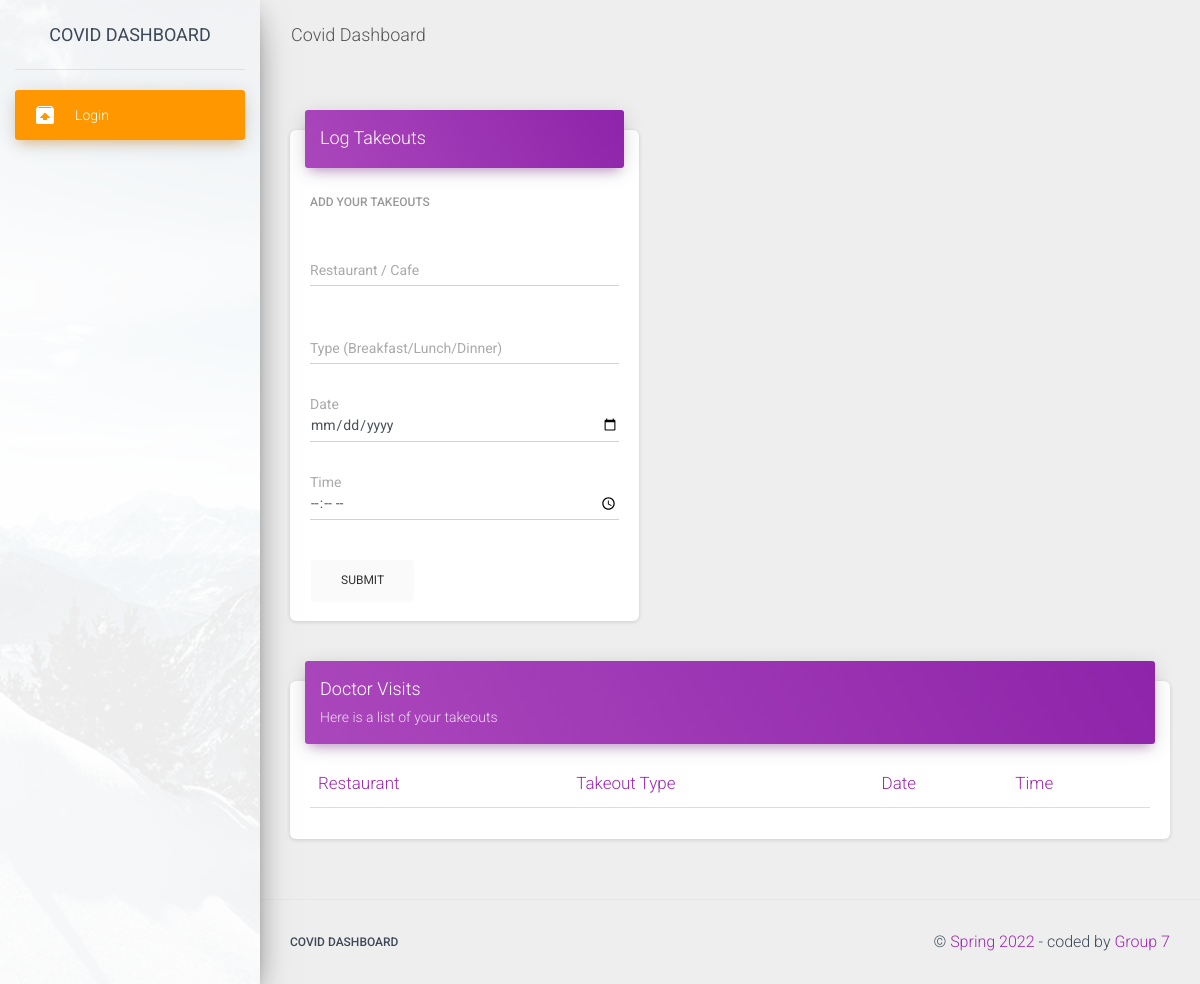
The page /takeouts on the database as committed earlier.
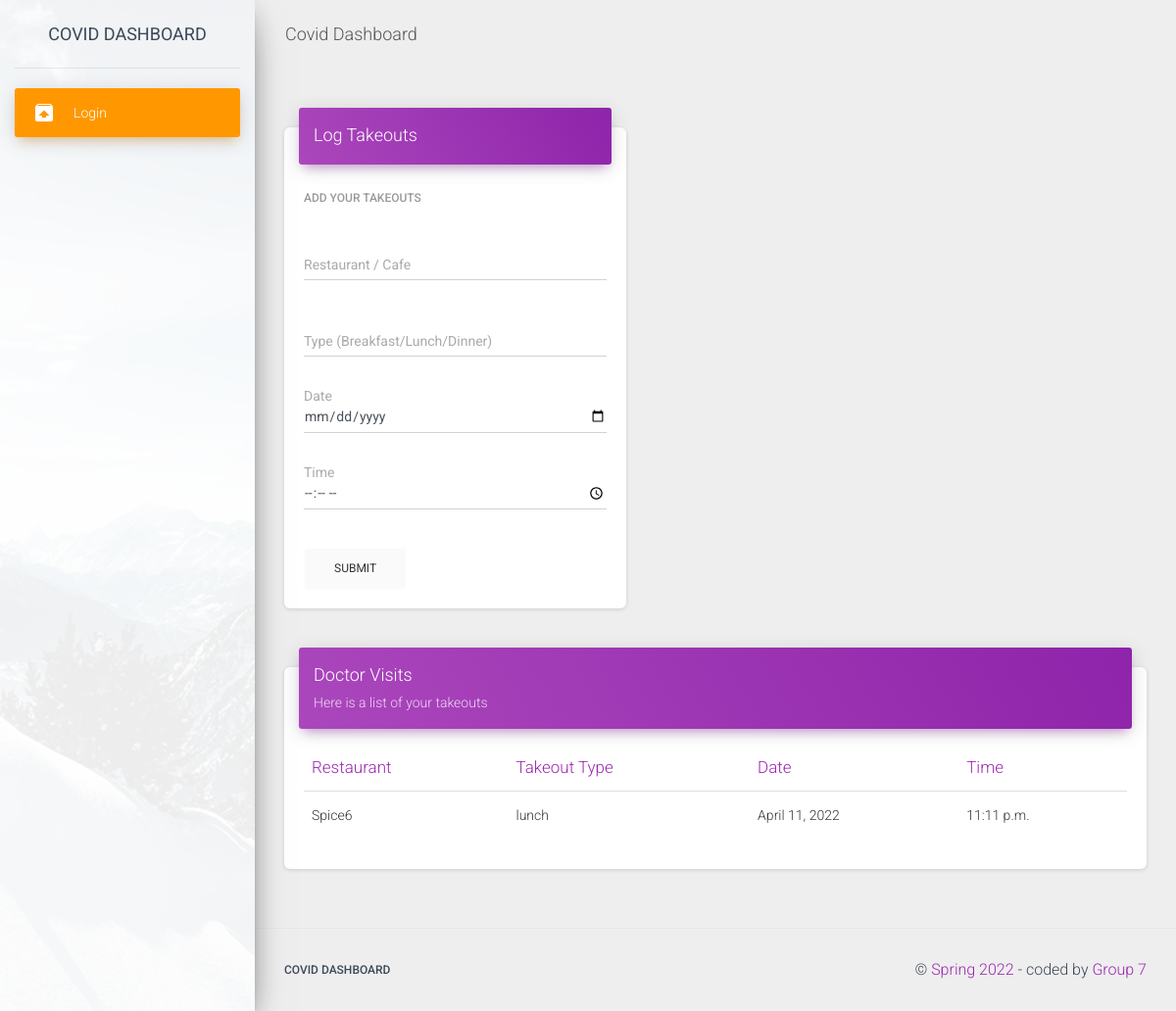
The same page on the database as committed later.
### apps/home/models.py (models this page shows, shortened)
class Takeouts(models.Model):
    restaurant = models.CharField('Restaurant / Cafe', max_length=120)
    type = models.CharField('Type', max_length=500, blank=True, null=True)
    date = models.DateField('Date', blank=True, null=True)
    time = models.TimeField('Time', blank=True, null=True)
    user = models.IntegerField('id', max_length=500, blank=True, null=True)

### apps/home/views.py (the view, shortened to what this page needs)
# urls.py: path('takeouts', views.takeouts, name='takeouts'),
def takeouts(request):
    form = TakeoutsForm(request.POST)
    load_template = request.path.split('/')[-1] + '.html'
    outs = Takeouts.objects.filter(user=request.user.id)
    submitted = False
    html_template = loader.get_template('home/' + load_template)
    context = {
        'form': form,
        'success': submitted,
        'outs': outs,
        'segment': 'takeouts'
    }
    return HttpResponse(html_template.render(context, request))

### apps/home/forms.py
class TakeoutsForm(ModelForm):
    restaurant = forms.CharField(
        widget=forms.TextInput(
            attrs={
                "class": "form-control"
            }
        ), required=False)
    type = forms.CharField(
        widget=forms.TextInput(
            attrs={
                "class": "form-control"
            }
        ),
        required=False)
    date = forms.DateField(
        widget=forms.DateInput(
            attrs={
                "type": "date",
                "class": "form-control"
            }
        ),
        required=False)
    time = forms.TimeField(
        widget=forms.TimeInput(
            attrs={
                "type": "time",
                "class": "form-control"
            }
        ),
        required=False)
    class Meta:
        model = Takeouts
        fields = ('restaurant', 'type', 'date', 'time')

### apps/templates/home/takeouts.html (shortened to what this page needs)
{% extends "layouts/base.html" %} {% block title %} Takeouts {% endblock %}
{% block stylesheets %}{% endblock stylesheets %} {% block content %}
<div class="row">
	<div class="col-md-5">
		<div class="card">
			<div class="card-header card-header-primary">
				<h4 class="card-title">Log Takeouts</h4>
			</div>
			<div class="card-body">
				<h6 class="card-category">
					{% if msg %}
					<span class="text-danger">{{ msg | safe }}</span>
					{% else %} Add your Takeouts {% endif %}
				</h6>
				<br />
				<form role="form" method="post" action="">
					<div class="row">
						<div class="col-md-12">
							<div class="form-group">
								<label class="bmd-label-floating">Restaurant / Cafe</label>
								{{ form.restaurant }}
							</div>
						</div>
					</div>
					<br />
					<div class="row">
						<div class="col-md-12">
							<div class="form-group">
								<label class="bmd-label-floating">Type (Breakfast/Lunch/Dinner)</label>
								{{ form.type }}
							</div>
						</div>
					</div>
					<br />
					<div class="row">
						<div class="col-md-12">
							<div class="form-group">
								<label>Date</label>
								{{ form.date }}
							</div>
						</div>
					</div>
					<br />
					<div class="row">
						<div class="col-md-12">
							<div class="form-group">
								<label>Time</label>
								{{ form.time }}
							</div>
						</div>
					</div>
					<br />
					<input type="submit" value="Submit" class="btn btn-secondary" />
				</form>
			</div>
		</div>
	</div>
</div>
<div class="row">
	<div class="col-md-12">
		<div class="card">
			<div class="card-header card-header-primary">
				<h4 class="card-title">Doctor Visits</h4>
				<p class="card-category">Here is a list of your takeouts</p>
			</div>
			<div class="card-body">
				<div class="table-responsive">
					<table class="table">
						<thead class="text-primary">
							<th>Restaurant</th>
							<th>Takeout Type</th>
							<th>Date</th>
							<th>Time</th>
						</thead>
						<tbody>
							{% for out in outs %}
							<tr>
								<td>{{out.restaurant}}</td>
								<td>{{out.type}}</td>
								<td>{{out.date}}</td>
								<td>{{out.time}}</td>
							</tr>
							{%endfor%}
						</tbody>
					</table>
				</div>
			</div>
		</div>
	</div>
</div>
{% endblock content %}

Rows that differ between the two databases and show on the page:
added Takeouts: restaurant "Spice6", type "lunch", date "April 11, 2022", time "11:11 p.m."
